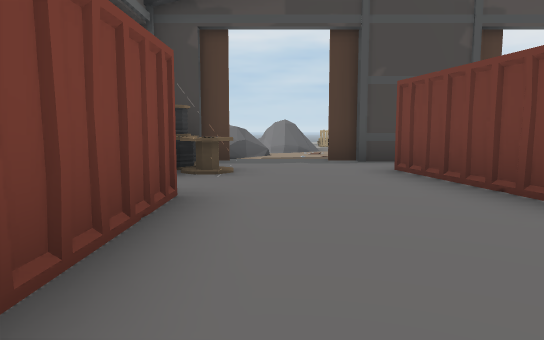
view 1 (above)

24 first-person views from a walk through a 3-D level made in the Unity game engine. The camera is 1.2 m above the floor, tilts 6° down and sees 70° across. The floor is counted in squares, 2 m on a side. Each view is taken from the middle of a square. On the plan, view 1 faces up. The plan holds only what a view shows up to about 11 squares ahead; the rest is blank. The place goes on beyond the plan. The player character is not drawn.

view 2
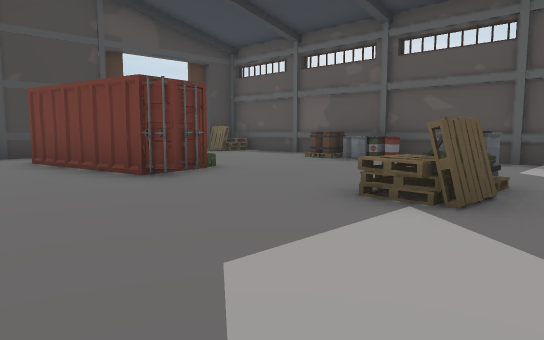

view 3
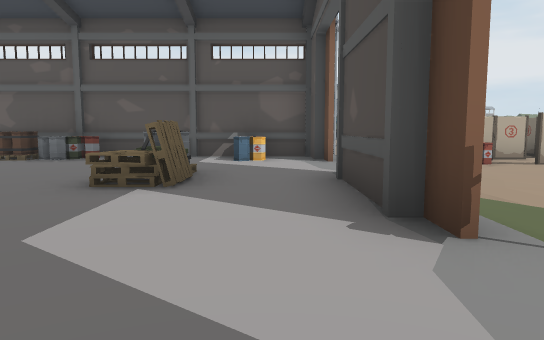

view 4
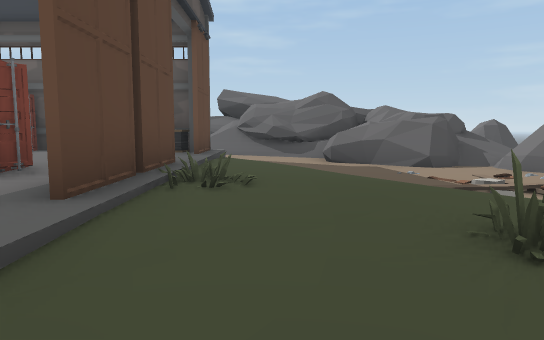

view 5
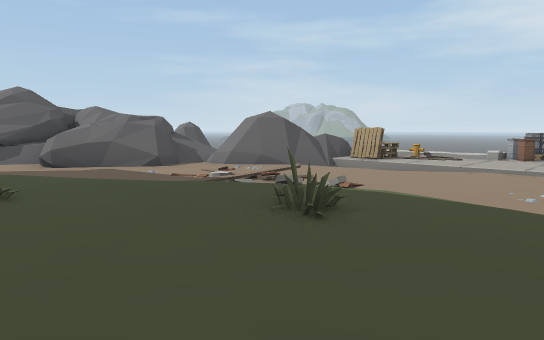

view 6
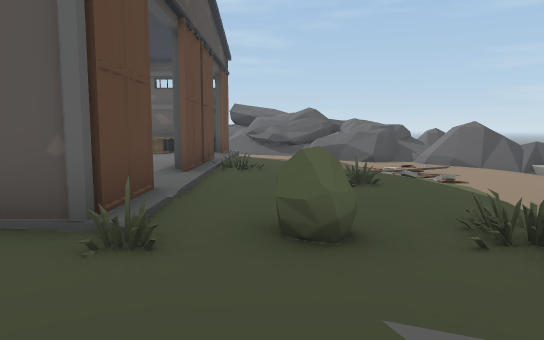

view 7
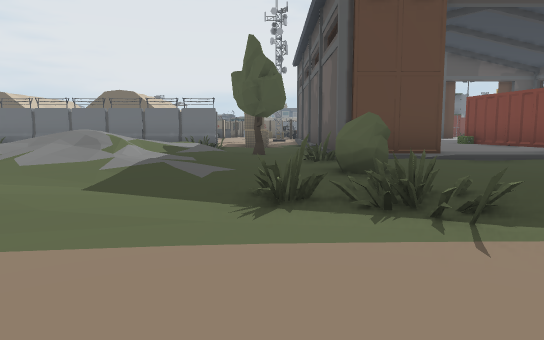

view 8
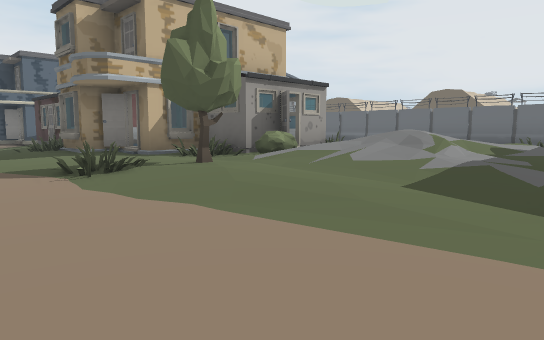

view 9
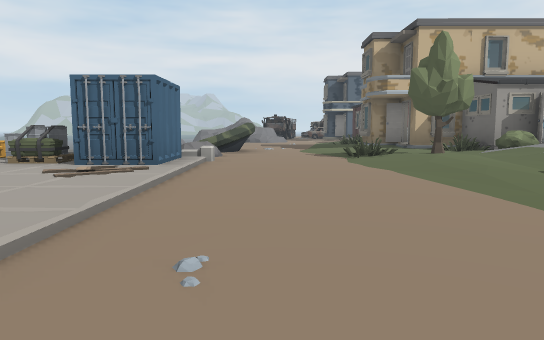

view 10
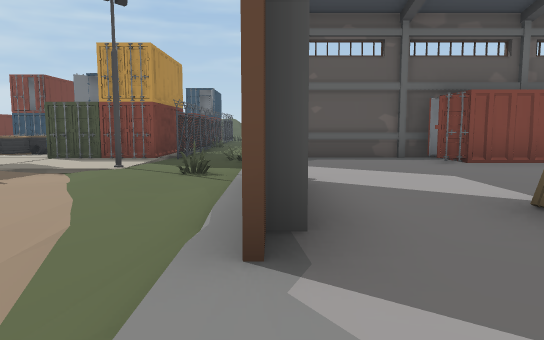

view 11
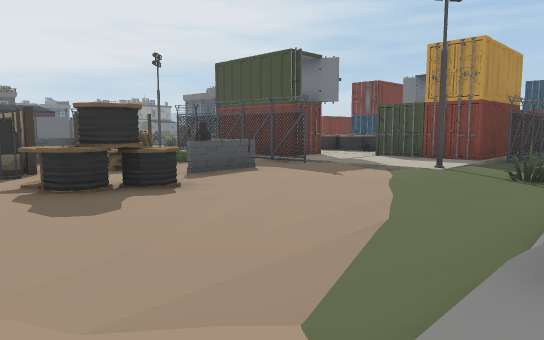

view 12
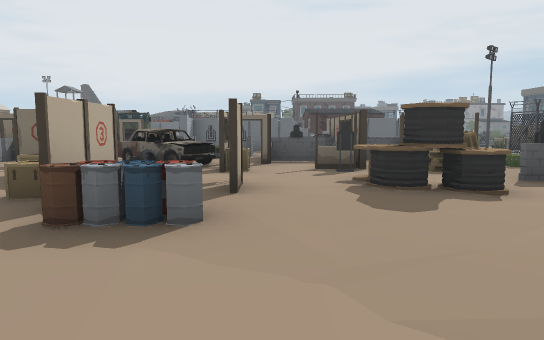

view 13
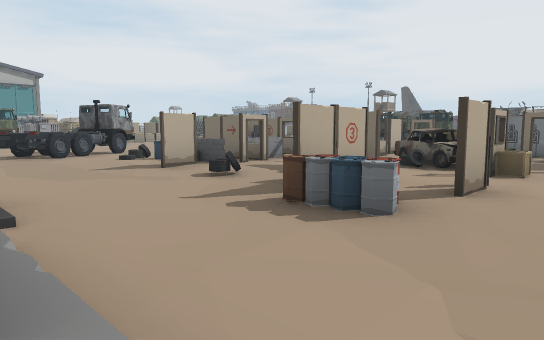

view 14
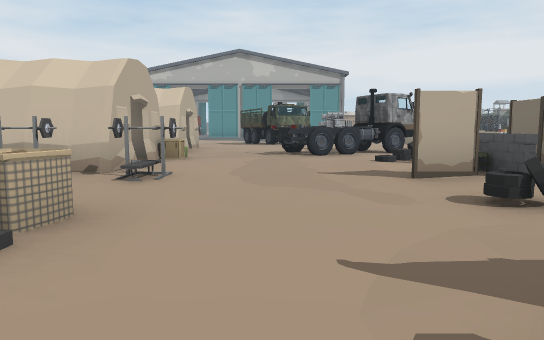

view 15
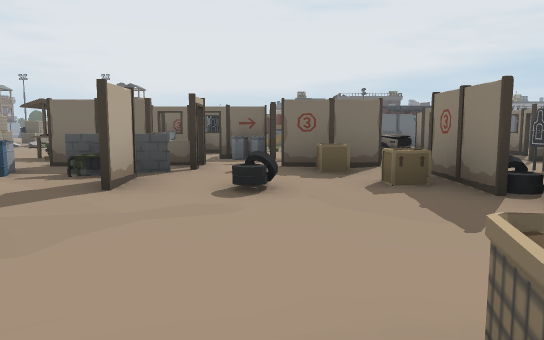

view 16
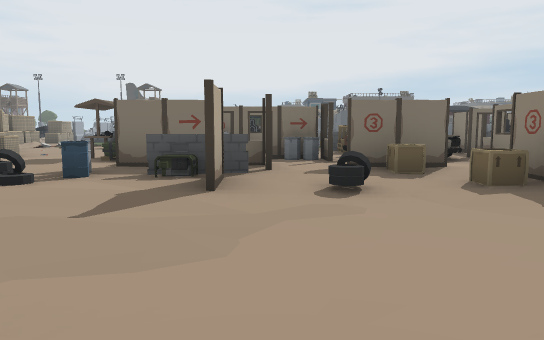

view 17
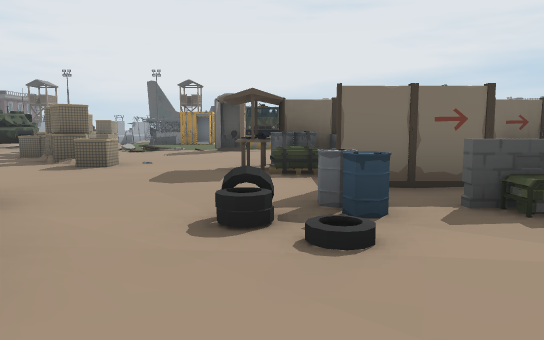

view 18
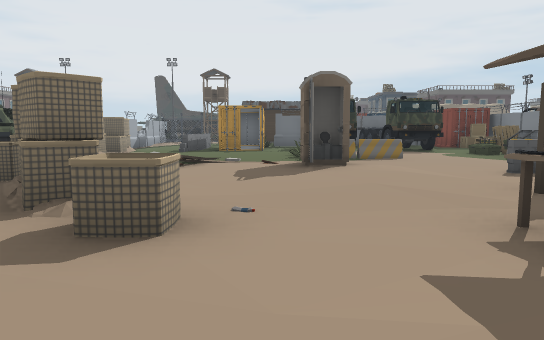

view 19
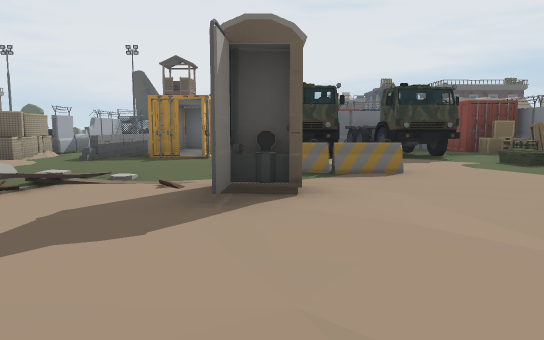

view 20
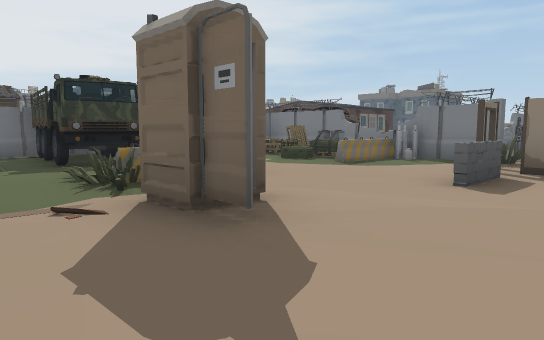

view 21
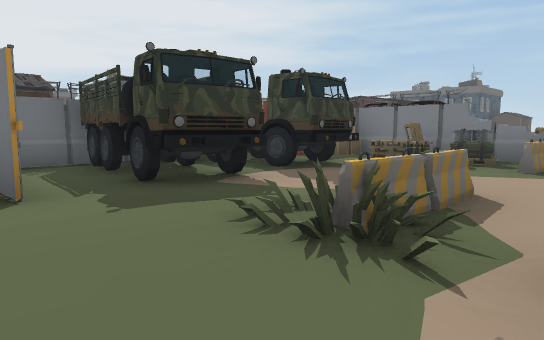

view 22
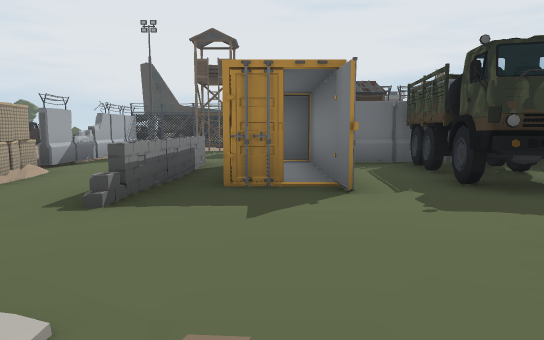

view 23
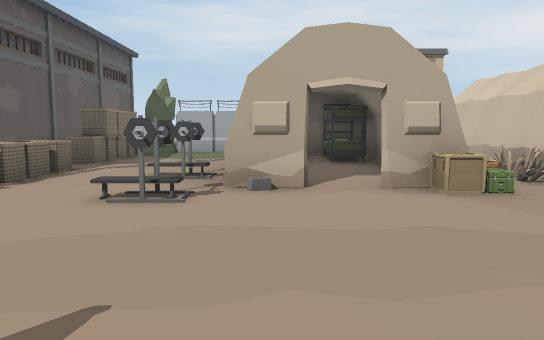

view 24
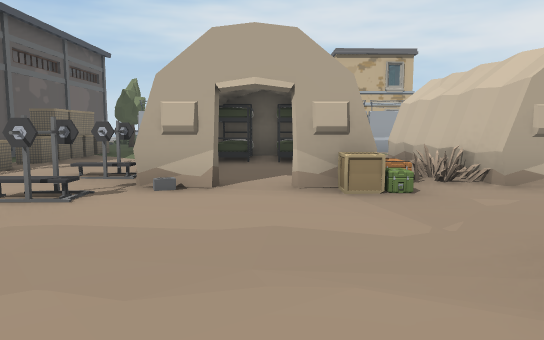

### Floor plan
Key: @ floor where view 1 was taken; # wall or solid block; . main floor; : floor 0.25 m higher than the main floor; - floor 0.25 m lower than the main floor; + floor 0.5 m higher than the main floor; * floor 1.25 m higher than the main floor; % floor 2.75 m higher than the main floor; / step, stairs or slope; = window, fence, low wall or low ledge; ^ raised ledge; R rock; C container; P pallet; B barrel; U bush; T tree; A barrier; H house; I building; F fence; E car; K truck; G barricade; O other object.
Columns run from 7 left of view 1 to 22 right of it. Each row starts with its distance up from view 1.
 19                     O
 18             B      PB
 17           O.B      PC
 16    #    =O         CC RO
 15    #    #//-----------/-O
 14     R+=##----------------
 13      *R==----------------
 12        R-///------///......
 11    ## R---/....OO////O..HHH
 10    %=R/--/.:O....////T.HHH
  9    ##--../.....U.////UII  H
  8    #-/////O////O.//// IIH H
  7      OO::###::O#.//   II
  6      OO::CC::::#T//
  5       O::CC::::#..
  4      #:::CC::::#..O     O
  3      #C:::C:::P#A.#######
  2       C:::::::B#AA..
  1       C::::::::#A..=OO# #
  0      #C@::O::::#-..=..# #
 -1      #::::OP:B:#A..#..#.#
 -2      #::::::::O#A..O..#O#
 -3        ::###::# A..O#.O...
 -4   /.O..O.../--.....O......
 -5 OFFF...:..---....--....K..
 -6  CCCC:O.......OB---...KKK
 -7     C::....O...OOO.#...KK
 -8  CCCC......OOO.#O.#=BB..K
 -9   O...:F=O......#####....
-10   OO CCF OO#O.OE.BBO=O....
-11       CF ###..EEE#### ..A.
-12        F  =#O#OEO#   ....O.
-13        F    ##O#O#OO#....O/.
-14            #O =####......OAA
-15               OO###=..O..- O.
-16               ###.....O... O.
-17               O OGG..GG../ O ^
-18                 #P.....:...  ^
-19                 #PO......=..
-20                 #OKK.KK.C=.-O
-21                 OO K.KKCC=.-O
-22                 #C.KKKKCC= -O
-23                 ########C= -OO
-24                          . -#/
-25                          -  =
-26                      OOOO-  #

Where each view was taken, in squares from view 1:
view 1: 0 up, 0 right, facing up
view 2: 2 down, 0 right, facing up-right
view 3: 2 down, 1 left, facing right
view 4: 9 up, 7 right, facing left
view 5: 8 up, 7 right, facing up-left
view 6: 9 up, 11 right, facing left
view 7: 14 up, 9 right, facing down
view 8: 14 up, 9 right, facing down-right
view 9: 14 up, 6 right, facing right
view 10: 3 down, 6 right, facing left
view 11: 3 down, 6 right, facing down-left
view 12: 3 down, 6 right, facing down
view 13: 3 down, 5 right, facing down-right
view 14: 5 down, 7 right, facing right
view 15: 3 down, 10 right, facing down
view 16: 3 down, 11 right, facing down
view 17: 5 down, 14 right, facing down
view 18: 9 down, 16 right, facing down
view 19: 12 down, 15 right, facing down
view 20: 13 down, 17 right, facing down-left
view 21: 16 down, 17 right, facing down-left
view 22: 16 down, 17 right, facing down
view 23: 7 down, 13 right, facing up
view 24: 7 down, 14 right, facing up
